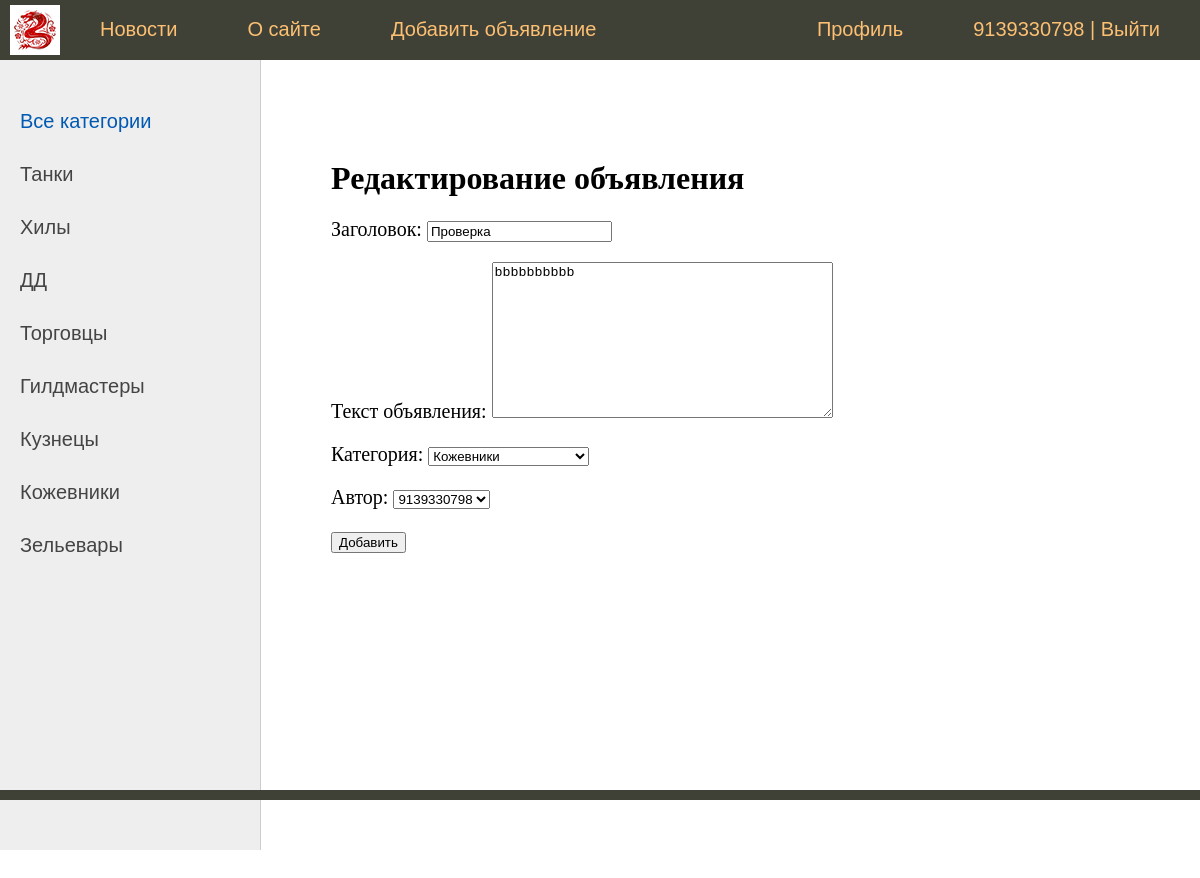
/bulletin/19/edit/ (signed in), run on an earlier commit of the app's database.
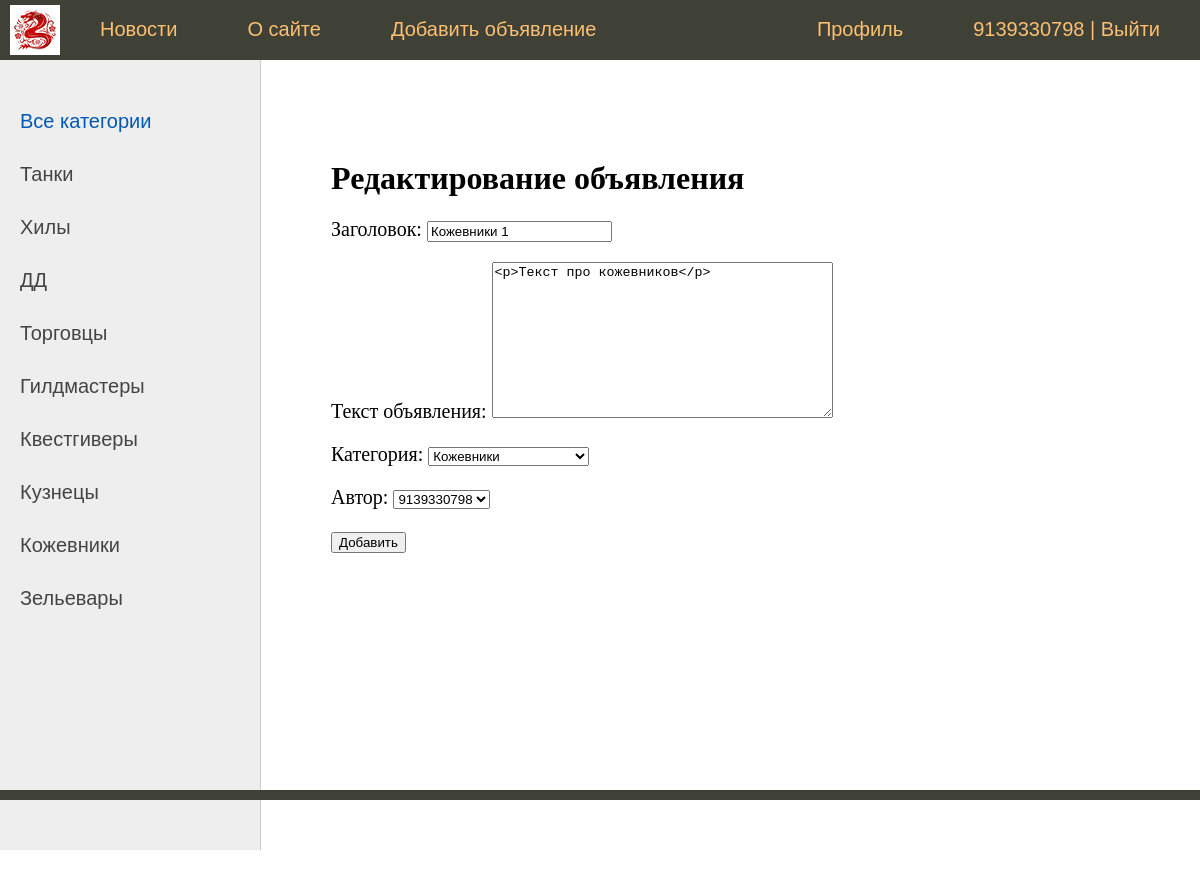
And on a later commit of the database.
### board/models.py (models this page shows, shortened)
class Category(models.Model):
    name = models.CharField(max_length=63, unique=True, verbose_name='Имя категории')
    def __str__(self):
        return self.name.title()
    def get_absolute_url(self):
        return reverse('category', kwargs={'cat_id': self.pk})
    class Meta:
        verbose_name = 'Категория'
        verbose_name_plural = 'Категории'
        ordering = ['id']

class Bulletin(models.Model):
    title = models.CharField(max_length=63, verbose_name='Заголовок')
    content = RichTextField(verbose_name='Текст объявления')
    user = models.ForeignKey(User, on_delete=models.CASCADE, verbose_name='Автор')
    cat = models.ForeignKey(Category, on_delete=models.CASCADE, verbose_name='Категория')
    class Meta:
        verbose_name = 'Объявление'
        verbose_name_plural = 'Объявления'
        ordering = ['-id']

### board/views.py (the view)
# urls.py: path('bulletin/<int:pk>/edit/', EditBulletin.as_view(), name='edit_bulletin'),
class EditBulletin(LoginRequiredMixin, DataMixin, UpdateView):
    form_class = AddBulletinForm
    model = Bulletin
    template_name = 'board/addbulletin.html'
    login_url = reverse_lazy('login')
    raise_exception = True
    def get_context_data(self, *, object_list=None, **kwargs):
        context = super().get_context_data(**kwargs)
        c_def = self.get_user_context(title="Редактирование объявления")
        return dict(list(context.items()) + list(c_def.items()))

### board/forms.py (shortened to what this page needs)
class AddBulletinForm(forms.ModelForm):
    def __init__(self, *args, **kwargs):
        super().__init__(*args, **kwargs)
        self.fields['cat'].empty_label = "Категория не выбрана"
    class Meta:
        model = Bulletin
        fields = ['title', 'content', 'cat',  'user']

### board/utils.py (called while the page is built)
    def get_user_context(self, **kwargs):
        context = kwargs
        cats = Category.objects.annotate(Count('bulletin'))
        user_menu = menu.copy()
        if not self.request.user.is_authenticated:
            user_menu.pop(2)
        context['menu'] = user_menu
        context['cats'] = cats
        if 'cat_selected' not in context:
            context['cat_selected'] = 0
        return context

### board/templates/board/addbulletin.html (shortened to what this page needs)
{% extends 'board/base.html' %}
{% block content %}
<h1>{{title}}</h1>
<form action="" method="post" enctype="multipart/form-data">
    {{ form.as_p }}
    <button type="submit">Добавить</button>
</form>
{% endblock %}

### board/templates/board/base.html (shortened to what this page needs)
{% load static %}
{% load board_tags %}
<!DOCTYPE html>
<html>
<head>
	<link type="text/css" href="{% static 'board/css/styles.css' %}" rel="stylesheet" />
</head>
<body>
<table class="table-page" border=0 cellpadding="0" cellspacing="0">
<tr><td valign=top>
{% block mainmenu %}
		<div class="header">
			<ul id="mainmenu" class="mainmenu">
			    <li class="logo"><a href="{% url 'home' %}"><div class="logo"></div></a></li>
{% for m in menu %}
			    <li><a href="{% url m.url_name %}">{{m.title}}</a></li>
{% endfor %}
				{% if request.user.is_authenticated %}
				    <li class="last"> {{user.username}} | <a href="/accounts/logout/">Выйти</a></li>
				    <li class="last"><a href="/accounts/profile/">Профиль</a></li>
				{% else %}
				    <li class="last"><a href="/accounts/signup/">Регистрация</a> | <a href="/accounts/login/">Войти</a></li>
				{% endif %}
			</ul>
		</div>
{% endblock mainmenu %}
<table class="table-content" border=0 cellpadding="0" cellspacing="0">
<tr>
<td valign="top" class="left-chapters">
	<ul id="leftchapters">
{% if cat_selected == 0 %}
		    <li class="selected">Все категории</li>
{% else %}
		    <li><a href="{% url 'home' %}">Все категории</a></li>
{% endif %}
{% for c in cats %}
    {% if c.bulletin__count > 0 %}
		{% if c.pk == cat_selected %}
		    <li class="selected">{{c.name}}</li>
		{% else %}
		    <li><a href="{{ c.get_absolute_url }}">{{c.name}}</a></li>
		{% endif %}
    {% endif %}
{% endfor %}
    </ul>
</td>
<td valign="top" class="content">
<div class="content-text">
{% block content %}
{% endblock %}
</div>
</td></tr></table>
</td></tr>
<tr><td valign=top>
	<div id="footer">
	</div>
</td></tr></table>
</body>
</html>

What changed in the data, as far as the page shows it:
now on this page (row unchanged): Category: name "Квестгиверы"
changed Bulletin "Кожевники": title "Проверка" → "Кожевники 1"; content "bbbbbbbbbb" → "<p>Текст про кожевников</p>"
